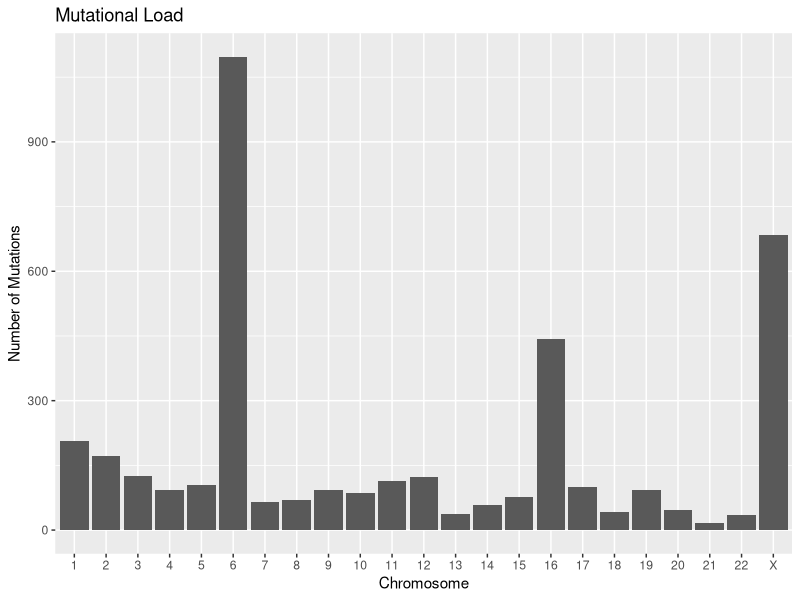
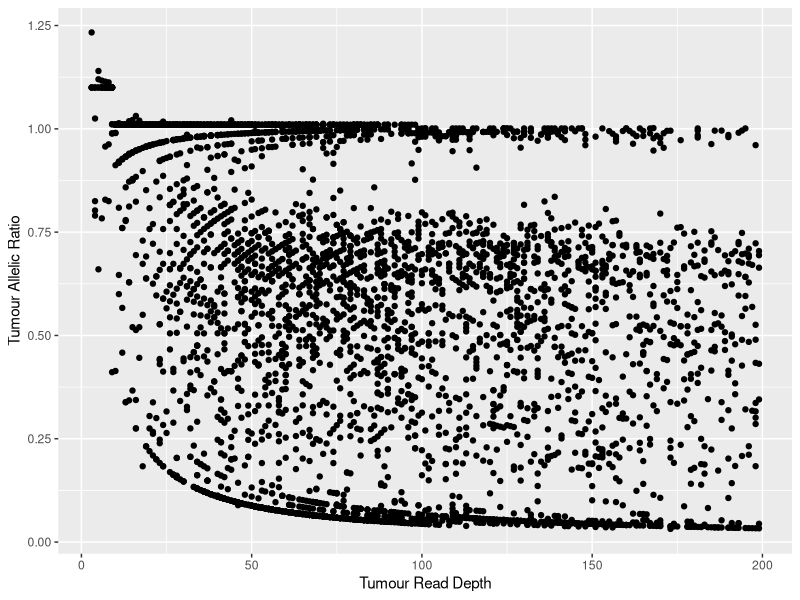
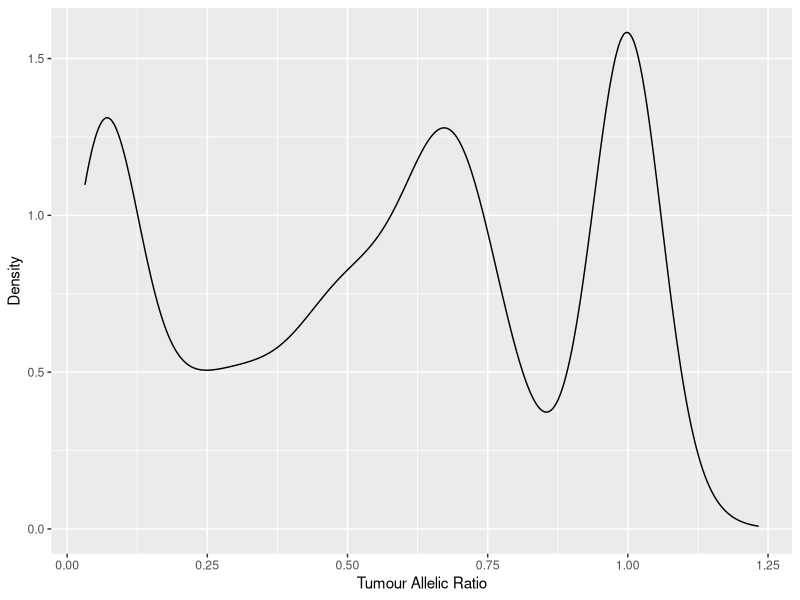
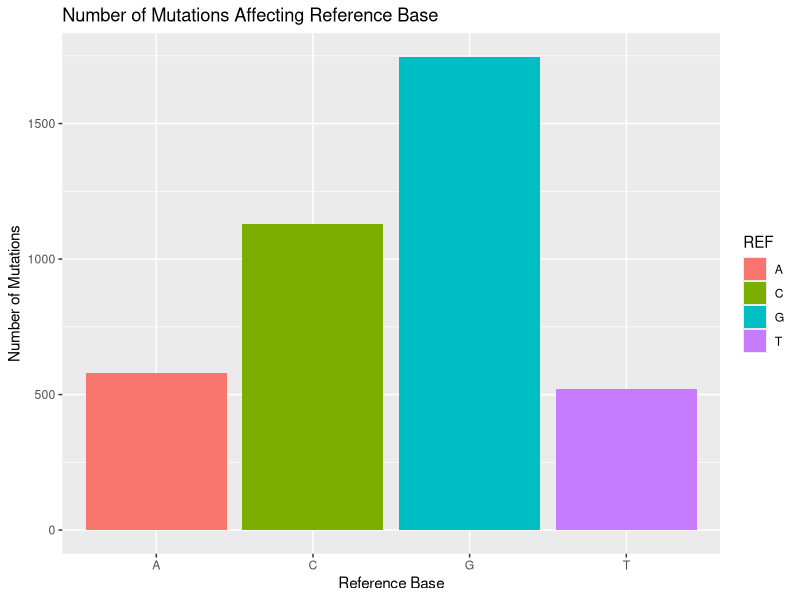
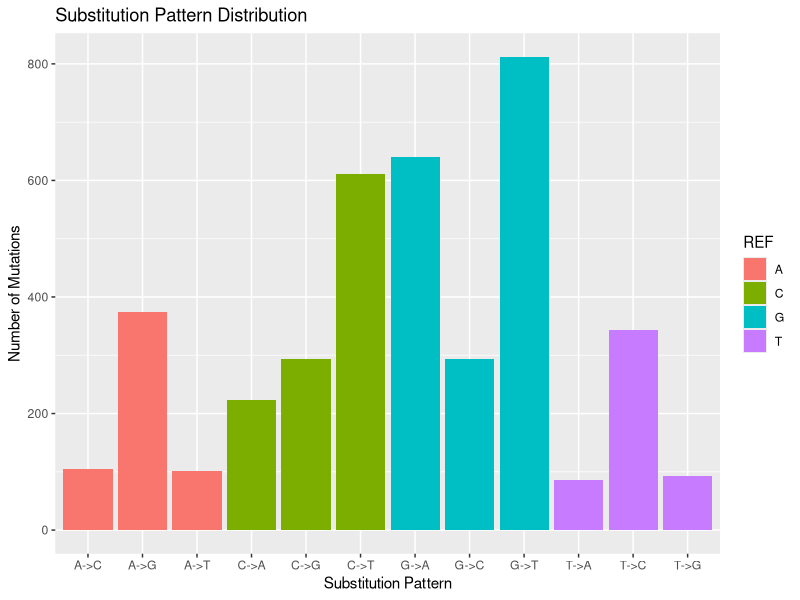
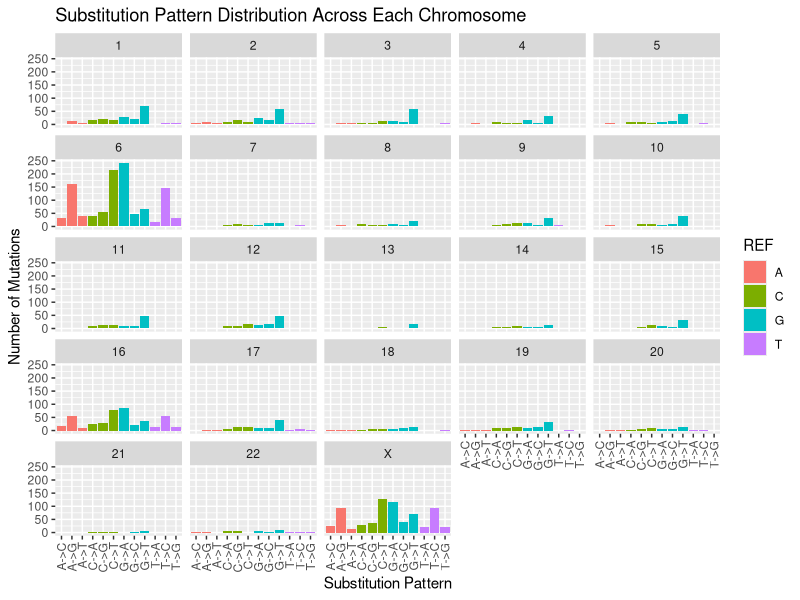
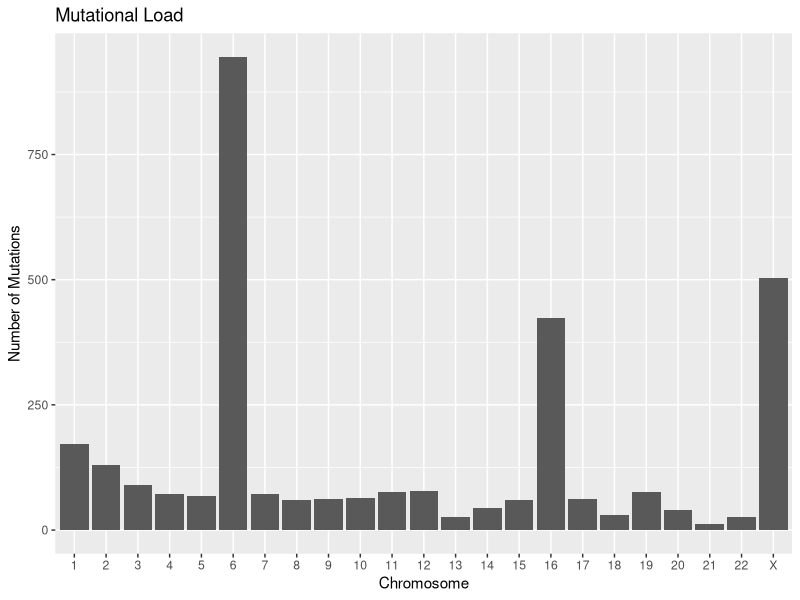
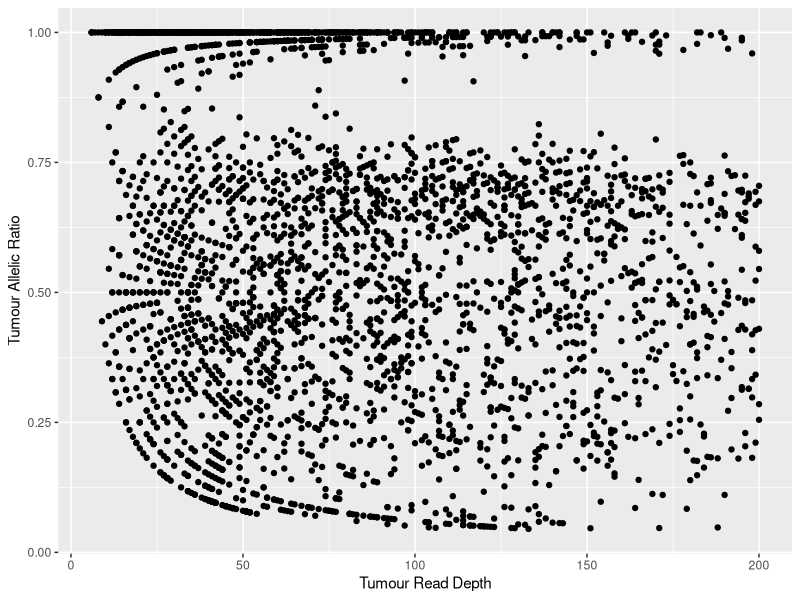

Source code (R) for these figures, in order:
## ---- chunk 1
library("data.table")
library("ggplot2")
library("plyr")
library("dplyr")
library("stringr")
## ---- chunk 2
strelkaDt <- fread("HCC1395.strelka.full.txt", header = T)

# rename columns so easier to reference later on
setnames(strelkaDt, "#CHROM", "CHROM")
setnames(strelkaDt, colnames(strelkaDt), gsub("GEN\\[0\\]", "normal", colnames(strelkaDt)))
setnames(strelkaDt, colnames(strelkaDt), gsub("GEN\\[1\\]", "tumour", colnames(strelkaDt)))

# convert CHROM variable in an ordered factor
strelkaDt <- strelkaDt[, CHROM := factor(CHROM, levels = c(1:22, "X"))]

# Converting QSS scores to probability
strelkaDt <- strelkaDt[, QSS_prob := round(1-10^(-QSS_NT/10), 3)]

# Generating allelic ratios 
# Strelka returns the number of reads in tier1 and tier2 for each base
# We need to parse this information to retrieve the tumour read depth for the 
# most probable variant allele at this position
tumour.AU.tier1 <- str_split(strelkaDt[, tumour.AU], ",") %>%
  lapply("[[", 1) %>%
  unlist %>%
  as.numeric

tumour.CU.tier1 <- str_split(strelkaDt[, tumour.CU], ",") %>%
  lapply("[[", 1) %>%
  unlist %>%
  as.numeric

tumour.GU.tier1 <- str_split(strelkaDt[, tumour.GU], ",") %>%
  lapply("[[", 1) %>%
  unlist %>%
  as.numeric

tumour.TU.tier1 <- str_split(strelkaDt[, tumour.TU], ",") %>%
  lapply("[[", 1) %>%
  unlist %>%
  as.numeric

strelkaDt <- strelkaDt[, tumour.AU := tumour.AU.tier1]
strelkaDt <- strelkaDt[, tumour.CU := tumour.CU.tier1]
strelkaDt <- strelkaDt[, tumour.GU := tumour.GU.tier1]
strelkaDt <- strelkaDt[, tumour.TU := tumour.TU.tier1]
strelkaDt <- strelkaDt[ALT == "A", tumour.AR := tumour.AU / tumour.DP]
strelkaDt <- strelkaDt[ALT == "C", tumour.AR := tumour.CU / tumour.DP]
strelkaDt <- strelkaDt[ALT == "G", tumour.AR := tumour.GU / tumour.DP]
strelkaDt <- strelkaDt[ALT == "T", tumour.AR := tumour.TU / tumour.DP]

# apply the following filters:
# 1) only consider autosome chromosomes
# 2) remove outlier high-coverage positions
# 3) multiple variant allele positions are ignored for simplicity
strelkaDt.filtered <- strelkaDt %>%
  filter(CHROM %in% c(1:22, "X")) %>%
  filter(tumour.DP < 200) %>%
  filter(ALT %in% c("A", "C", "T", "G")) 
## ---- chunk 3
strelkaDt.filtered %>%
  ggplot(aes(x = CHROM)) +
  geom_bar() +
  xlab("Chromosome") + 
  ylab("Number of Mutations") +
  ggtitle("Mutational Load")
## ---- chunk 4
strelkaDt.filtered %>%
  ggplot(aes(x = tumour.DP, y = tumour.AR)) +
  geom_point() +
  xlab("Tumour Read Depth") +
  ylab("Tumour Allelic Ratio")

strelkaDt.filtered %>%
  ggplot(aes(x = tumour.AR)) +
  geom_density() +
  xlab("Tumour Allelic Ratio") +
  ylab("Density")
## ---- chunk 5
strelkaDt.filtered %>%
  ggplot(aes(x = REF, fill = REF)) +
  geom_bar() + 
  xlab("Reference Base") + 
  ylab("Number of Mutations") +
  ggtitle("Number of Mutations Affecting Reference Base")
## ---- chunk 6
strelkaDt.filtered %>%
  mutate(subPattern = str_c(REF, "->", ALT)) %>%
  ggplot(aes(x = subPattern, fill = REF)) +
  geom_bar() + 
  xlab("Substitution Pattern") + 
  ylab("Number of Mutations") +
  ggtitle("Substitution Pattern Distribution")
## ---- chunk 7
strelkaDt.filtered %>%
  mutate(subPattern = str_c(REF, "->", ALT)) %>%
  ggplot(aes(x = subPattern, fill = REF)) +
  geom_bar() + 
  facet_wrap(~ CHROM) +
  theme( axis.text.x = element_text(angle = 90, hjust = 1, vjust = 0.5)) +
  xlab("Substitution Pattern") + 
  ylab("Number of Mutations") +
  ggtitle("Substitution Pattern Distribution Across Each Chromosome")
## ---- chunk 8
museqDt <- fread("HCC1395.museq.full.txt", header = TRUE)
setnames(museqDt, "#CHROM", "CHROM")
museqDt <- museqDt[, CHROM := factor(CHROM, levels = c(1:22, "X"))]
museqDt <- museqDt %>%
  mutate(TA.AR = TA / (TR + TA),
         T.DP = TR + TA )

museqDt.filtered <- museqDt %>%
  filter(CHROM %in% c(1:22, "X")) %>%
  filter(T.DP <= 200) %>%
  filter(ALT %in% c("A", "C", "T", "G")) 
## ---- chunk 9
museqDt.filtered %>%
  ggplot(aes(x = CHROM)) +
  geom_bar() +
  xlab("Chromosome") + 
  ylab("Number of Mutations") +
  ggtitle("Mutational Load")
## ---- chunk 10
museqDt.filtered %>%
  ggplot(aes(x = T.DP, y = TA.AR)) +
  geom_point() +
  xlab("Tumour Read Depth") +
  ylab("Tumour Allelic Ratio")

museqDt.filtered %>%
  ggplot(aes(x = TA.AR)) +
  geom_density() +
  xlab("Tumour Allelic Ratio") +
  ylab("Density")
## ---- chunk 11
museqDt.filtered %>%
  ggplot(aes(x = REF, fill = REF)) +
  geom_bar() + 
  xlab("Reference Base") + 
  ylab("Number of Mutations") +
  ggtitle("Number of Mutations Affecting Reference Base")
## ---- chunk 12
museqDt.filtered %>%
  mutate(subPattern = str_c(REF, "->", ALT)) %>%
  ggplot(aes(x = subPattern, fill = REF)) +
  geom_bar() + 
  xlab("Substitution Pattern") + 
  ylab("Number of Mutations") +
  ggtitle("Substitution Pattern Distribution")
## ---- chunk 13
museqDt.filtered %>%
  mutate(subPattern = str_c(REF, "->", ALT)) %>%
  ggplot(aes(x = subPattern, fill = REF)) +
  geom_bar() + 
  facet_wrap(~ CHROM) +
  theme( axis.text.x = element_text(angle = 90, hjust = 1, vjust = 0.5)) +
  xlab("Substitution Pattern") + 
  ylab("Number of Mutations") +
  ggtitle("Substitution Pattern Distribution Across Each Chromosome")
## ---- chunk 14
bases.complement <- c("A" = "T",
                      "C" = "G",
                      "G" = "C", 
                      "T" = "A")

# Setup the Specific Possible Mutations
base.mutation <- 
  c("A->C", 
    "A->G",
    "A->T",
    "C->A",
    "C->T",
    "C->G")
           
#' Change Trinucleotide Context
#' 
#' This function changes the trinucleotide context to account for strand i
#' symmetry.
#'
#' @param tc Current trinucleotide context
#' @return Complemented trinucleotide context
#' @export
change_tc_function <- function(tc, ref) {
  tc.bases <- strsplit(tc, "") %>%
    unlist()

  tc.bases[2] <- ref

  #tc.bases <- mapvalues(tc.bases, bases, bases.complement, warn_missing = FALSE)
  paste(tc.bases, collapse = "")
}
 
museq.filtered.df <- tbl_df(museqDt.filtered)
museq.filtered.modified.df <- 
  museq.filtered.df %>%
  mutate(REF_modified = mapvalues(REF, c("A", "G"), c("T", "C")),
         ALT_modified = ifelse(REF %in% c("A", "G"), 
                               mapvalues(ALT, 
                                         names(bases.complement), 
                                         unname(bases.complement)),
                               ALT)) %>%
  rowwise() %>%
  mutate(TC_modified = ifelse(REF %in% c("T", "G"), 
                              change_tc_function(TC, REF), 
                              TC)) %>%
  mutate(ref_to_alt = paste(REF_modified, ">", ALT_modified, sep = ""))

TC.modified <- 
  museq.filtered.modified.df[["TC_modified"]] %>%
  unique() %>%
  sort()

museq.filtered.modified.df %>%
  ggplot(aes(x = factor(TC_modified, levels = TC.modified),
             fill = ref_to_alt)) +
  facet_grid(. ~ ref_to_alt, scales = "free_x") +
  geom_bar() +
  theme(axis.text.x = element_text(angle = 90, hjust = 1, vjust = 0.5)) +
  xlab("Trinucleotide Context") +
  ylab("Number of Mutations") +
  scale_fill_discrete(name = "Mutation Type")
## ---- chunk 15
sessionInfo()
